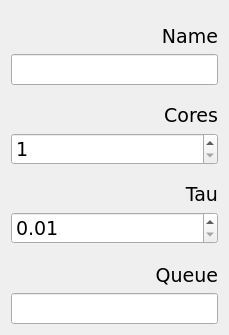
<?xml version="1.0" encoding="UTF-8"?>
<ui version="4.0">
 <class>NetWidget</class>
 <widget class="QWidget" name="NetWidget">
  <property name="geometry">
   <rect>
    <x>0</x>
    <y>0</y>
    <width>229</width>
    <height>335</height>
   </rect>
  </property>
  <property name="font">
   <font>
    <family>Verdana</family>
    <pointsize>14</pointsize>
   </font>
  </property>
  <property name="windowTitle">
   <string>NetWidget</string>
  </property>
  <property name="layoutDirection">
   <enum>Qt::LeftToRight</enum>
  </property>
  <layout class="QVBoxLayout" name="verticalLayout_5">
   <item>
    <layout class="QVBoxLayout" name="verticalLayout">
     <item>
      <widget class="QLabel" name="label">
       <property name="text">
        <string>Name</string>
       </property>
       <property name="alignment">
        <set>Qt::AlignBottom|Qt::AlignRight|Qt::AlignTrailing</set>
       </property>
      </widget>
     </item>
     <item>
      <widget class="QLineEdit" name="name"/>
     </item>
    </layout>
   </item>
   <item>
    <layout class="QVBoxLayout" name="verticalLayout_2">
     <item>
      <widget class="QLabel" name="label_2">
       <property name="text">
        <string>Cores</string>
       </property>
       <property name="alignment">
        <set>Qt::AlignBottom|Qt::AlignRight|Qt::AlignTrailing</set>
       </property>
      </widget>
     </item>
     <item>
      <widget class="QSpinBox" name="cores">
       <property name="minimum">
        <number>1</number>
       </property>
      </widget>
     </item>
    </layout>
   </item>
   <item>
    <layout class="QVBoxLayout" name="verticalLayout_6">
     <item>
      <widget class="QLabel" name="label_5">
       <property name="text">
        <string>Tau</string>
       </property>
       <property name="alignment">
        <set>Qt::AlignBottom|Qt::AlignRight|Qt::AlignTrailing</set>
       </property>
      </widget>
     </item>
     <item>
      <widget class="QDoubleSpinBox" name="tau">
       <property name="decimals">
        <number>2</number>
       </property>
       <property name="minimum">
        <double>0.010000000000000</double>
       </property>
       <property name="maximum">
        <double>999999.989999999990687</double>
       </property>
       <property name="singleStep">
        <double>0.010000000000000</double>
       </property>
      </widget>
     </item>
    </layout>
   </item>
   <item>
    <layout class="QVBoxLayout" name="usage"/>
   </item>
   <item>
    <layout class="QVBoxLayout" name="verticalLayout_3">
     <item>
      <widget class="QLabel" name="label_3">
       <property name="text">
        <string>Queue</string>
       </property>
       <property name="alignment">
        <set>Qt::AlignBottom|Qt::AlignRight|Qt::AlignTrailing</set>
       </property>
      </widget>
     </item>
     <item>
      <widget class="QLineEdit" name="queue"/>
     </item>
    </layout>
   </item>
  </layout>
 </widget>
 <layoutdefault spacing="6" margin="11"/>
 <resources/>
 <connections/>
</ui>
